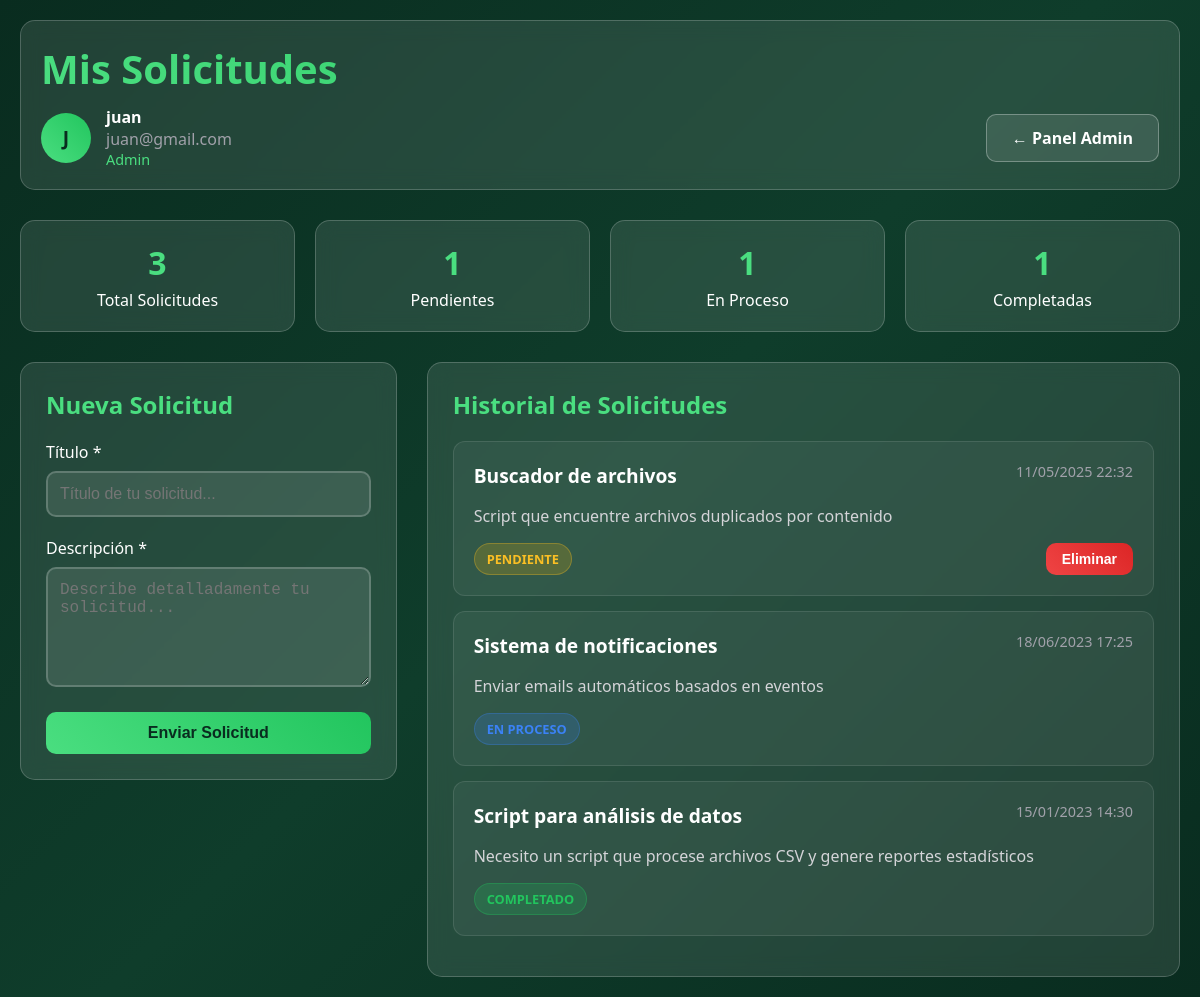
Page /solicitudes.php (signed in) on the committed database.
### tables this page shows
CREATE TABLE solicitudes (
    id INT AUTO_INCREMENT PRIMARY KEY,
    usuario_id INT NOT NULL,
    titulo VARCHAR(255) NOT NULL,
    descripcion TEXT NOT NULL,
    estado ENUM('pendiente', 'en proceso', 'completado', 'rechazado') NOT NULL DEFAULT 'pendiente',
    fecha_creacion TIMESTAMP DEFAULT CURRENT_TIMESTAMP,
    FOREIGN KEY (usuario_id) REFERENCES usuarios(id) ON DELETE CASCADE
);

### database/PDO/Connection.php (called while the page is built, shortened)
<?php
class Connection
{
  private static $instance;
  private $connection;
  public static function getInstance()
  {
    if (!self::$instance instanceof self) {
      self::$instance =  new self;
    }
    return self::$instance;
  }
  public function getConnection()
  {
    return $this->connection;
  }
  private function makeConnection()
  {
    $this->connection = $this->conectarpdo();
  }
  private function conectarpdo()
  {
    $server = "localhost";
    $db = "TiendaScripts";
    $user = "root";
    $password = "caminante";
    try {
      $pdo = new \PDO("mysql:host=$server;dbname=$db", $user, $password, [
        \PDO::ATTR_ERRMODE => \PDO::ERRMODE_EXCEPTION,
        \PDO::ATTR_EMULATE_PREPARES => false
      ]);
      return $pdo;
    } catch (\PDOException $e) {
      echo "error al conectar con la db: " . $e->getMessage();
      die();
    }
  }
}

### app/Controllers/Functions.php (called while the page is built, shortened)
<?php
class Functions
{
  private $connection;
  public function __construct()
  {
    $this->connection = Connection::getInstance()->getConnection();
  }
  public function getSolicitudesByUsuario($usuario_id)
  {
    try {
      $sql = "SELECT * FROM solicitudes WHERE usuario_id = :usuario_id ORDER BY fecha_creacion DESC";
      $stmt = $this->connection->prepare($sql);
      $stmt->execute([':usuario_id' => $usuario_id]);
      return $stmt->fetchAll(\PDO::FETCH_ASSOC);
    } catch (Exception $e) {
      error_log('Error en getSolicitudesByUsuario: ' . $e->getMessage());
      return [];
    }
  }
  public function getEstadisticasSolicitudesUsuario($usuario_id)
  {
    try {
      $sql = "SELECT
                    COUNT(*) as total,
                    SUM(CASE WHEN estado = 'pendiente' THEN 1 ELSE 0 END) as pendientes,
                    SUM(CASE WHEN estado = 'en proceso' THEN 1 ELSE 0 END) as en_proceso,
                    SUM(CASE WHEN estado = 'completado' THEN 1 ELSE 0 END) as completadas,
                    SUM(CASE WHEN estado = 'rechazado' THEN 1 ELSE 0 END) as rechazadas
                FROM solicitudes
                WHERE usuario_id = :usuario_id";
      $stmt = $this->connection->prepare($sql);
      $stmt->execute([':usuario_id' => $usuario_id]);
      $result = $stmt->fetch(\PDO::FETCH_ASSOC);
      return [
        'total' => (int)$result['total'],
        'pendientes' => (int)$result['pendientes'],
        'en_proceso' => (int)$result['en_proceso'],
        'completadas' => (int)$result['completadas'],
        'rechazadas' => (int)$result['rechazadas']
      ];
    } catch (Exception $e) {
      error_log('Error en getEstadisticasSolicitudesUsuario: ' . $e->getMessage());
      return [
        'total' => 0,
        'pendientes' => 0,
        'en_proceso' => 0,
        'completadas' => 0,
        'rechazadas' => 0
      ];
    }
  }
}

### public/solicitudes.php (the view, shortened to what this page needs)
<?php
$funciones = new Functions();
$solicitudes = $funciones->getSolicitudesByUsuario($_SESSION['id']);
$estadisticas = $funciones->getEstadisticasSolicitudesUsuario($_SESSION['id']);
function formatearFecha($fecha)
{
  return date('d/m/Y H:i', strtotime($fecha));
}
function getEstadoClass($estado)
{
  switch ($estado) {
    case 'pendiente':
      return 'estado-pendiente';
    case 'en proceso':
      return 'estado-proceso';
    case 'completado':
      return 'estado-completado';
  }
}
function getIniciales($nombre)
{
  $palabras = explode(' ', $nombre);
  $iniciales = '';
  foreach ($palabras as $palabra) {
    if (!empty($palabra)) {
      $iniciales .= strtoupper($palabra[0]);
    }
  }
  return substr($iniciales, 0, 2);
}
?>
<!DOCTYPE html>
<html lang="es">
<head>
</head>
<body>
  <div class="container">
    <div class="header">
      <h1>Mis Solicitudes</h1>
      <div class="user-info">
        <div class="user-details">
          <div class="user-avatar"><?php echo getIniciales($_SESSION['nombre']); ?></div>
          <div>
            <div><strong><?php echo htmlspecialchars($_SESSION['nombre']); ?></strong></div>
            <div style="color: #a1a1aa;"><?php echo htmlspecialchars($_SESSION['email']); ?></div>
            <div style="color: #4ade80; font-size: 0.9rem;"><?php echo ucfirst($_SESSION['rol']); ?></div>
          </div>
        </div>
        <div>
          <?php if ($_SESSION['rol'] === 'admin'): ?>
            <a href="admin.php" class="btn btn-secondary">← Panel Admin</a>
          <?php else: ?>
            <a href="user.php" class="btn btn-secondary">← Dashboard</a>
          <?php endif; ?>
        </div>
      </div>
    </div>
    <div class="stats-cards">
      <div class="stat-card">
        <div class="stat-number"><?php echo $estadisticas['total']; ?></div>
        <div>Total Solicitudes</div>
      </div>
      <div class="stat-card">
        <div class="stat-number"><?php echo $estadisticas['pendientes']; ?></div>
        <div>Pendientes</div>
      </div>
      <div class="stat-card">
        <div class="stat-number"><?php echo $estadisticas['en_proceso']; ?></div>
        <div>En Proceso</div>
      </div>
      <div class="stat-card">
        <div class="stat-number"><?php echo $estadisticas['completadas']; ?></div>
        <div>Completadas</div>
      </div>
    </div>
    <div class="main-content">
      <div class="form-section">
        <h2>Nueva Solicitud</h2>
        <form method="POST" action="">
          <div class="form-group">
            <label for="titulo">Título *</label>
            <input type="text" id="titulo" name="titulo" required maxlength="255"
              placeholder="Título de tu solicitud...">
          </div>
          <div class="form-group">
            <label for="descripcion">Descripción *</label>
            <textarea id="descripcion" name="descripcion" required
              placeholder="Describe detalladamente tu solicitud..."></textarea>
          </div>
          <button type="submit" class="btn btn-primary" style="width: 100%;">
            Enviar Solicitud
          </button>
        </form>
      </div>
      <div class="solicitudes-section">
        <h2>Historial de Solicitudes</h2>
        <?php if (empty($solicitudes)): ?>
          <div class="empty-state">
            <h3>No tienes solicitudes</h3>
            <p>Crea tu primera solicitud usando el formulario de la izquierda</p>
          </div>
        <?php else: ?>
          <?php foreach ($solicitudes as $solicitud): ?>
            <div class="solicitud-card">
              <div class="solicitud-header">
                <h3 class="solicitud-title"><?php echo htmlspecialchars($solicitud['titulo']); ?></h3>
                <span class="solicitud-fecha"><?php echo formatearFecha($solicitud['fecha_creacion']); ?></span>
              </div>
              <p class="solicitud-descripcion"><?php echo nl2br(htmlspecialchars($solicitud['descripcion'])); ?></p>
              <div class="solicitud-footer">
                <span class="estado-badge <?php echo getEstadoClass($solicitud['estado']); ?>">
                  <?php echo ucfirst($solicitud['estado']); ?>
                </span>
                <?php if ($solicitud['estado'] === 'pendiente'): ?>
                  <form method="POST" action="" style="display: inline;"
                    onsubmit="return confirm('¿Estás seguro de eliminar esta solicitud?');">
                    <button type="submit" class="btn btn-danger">Eliminar</button>
                  </form>
                <?php endif; ?>
              </div>
            </div>
          <?php endforeach; ?>
        <?php endif; ?>
      </div>
    </div>
  </div>
</body>
</html>

### public/solicitudes.php (style rules this page uses)
* { margin: 0; padding: 0; box-sizing: border-box; }
body { font-family: 'Segoe UI', Tahoma, Geneva, Verdana, sans-serif; background: linear-gradient(135deg, #092c1f 0%, #0f3d2b 50%, #092c1f 100%); min-height: 100vh; color: #ffffff; }
.container { max-width: 1200px; margin: 0 auto; padding: 20px; }
.header { background: rgba(255, 255, 255, 0.1); backdrop-filter: blur(10px); padding: 20px; border-radius: 15px; margin-bottom: 30px; border: 1px solid rgba(255, 255, 255, 0.2); }
.header h1 { font-size: 2.5rem; margin-bottom: 10px; background: linear-gradient(45deg, #4ade80, #22c55e); -webkit-background-clip: text; -webkit-text-fill-color: transparent; background-clip: text; }
.user-info { display: flex; justify-content: space-between; align-items: center; flex-wrap: wrap; gap: 15px; }
.user-details { display: flex; align-items: center; gap: 15px; }
.user-avatar { width: 50px; height: 50px; background: linear-gradient(45deg, #4ade80, #22c55e); border-radius: 50%; display: flex; align-items: center; justify-content: center; font-size: 1.2rem; font-weight: bold; color: #092c1f; }
.stats-cards { display: grid; grid-template-columns: repeat(auto-fit, minmax(200px, 1fr)); gap: 20px; margin-bottom: 30px; }
.stat-card { background: rgba(255, 255, 255, 0.1); backdrop-filter: blur(10px); padding: 20px; border-radius: 15px; border: 1px solid rgba(255, 255, 255, 0.2); text-align: center; transition: transform 0.3s ease, box-shadow 0.3s ease; }
.stat-number { font-size: 2rem; font-weight: bold; color: #4ade80; margin-bottom: 5px; }
.main-content { display: grid; grid-template-columns: 1fr 2fr; gap: 30px; }
.form-section { background: rgba(255, 255, 255, 0.1); backdrop-filter: blur(10px); padding: 25px; border-radius: 15px; border: 1px solid rgba(255, 255, 255, 0.2); height: fit-content; }
.form-section h2 { margin-bottom: 20px; color: #4ade80; font-size: 1.5rem; }
.form-group { margin-bottom: 20px; }
.form-group label { display: block; margin-bottom: 8px; color: #ffffff; font-weight: 500; }
.form-group input, .form-group textarea { width: 100%; padding: 12px; border: 2px solid rgba(255, 255, 255, 0.2); border-radius: 10px; background: rgba(255, 255, 255, 0.1); color: #ffffff; font-size: 16px; transition: border-color 0.3s ease, box-shadow 0.3s ease; }
.form-group textarea { resize: vertical; min-height: 120px; }
.btn { padding: 12px 25px; border: none; border-radius: 10px; font-size: 16px; font-weight: 600; cursor: pointer; transition: all 0.3s ease; text-decoration: none; display: inline-block; text-align: center; }
.btn-primary { background: linear-gradient(45deg, #4ade80, #22c55e); color: #092c1f; }
.btn-danger { background: linear-gradient(45deg, #ef4444, #dc2626); color: white; padding: 8px 16px; font-size: 14px; }
.btn-secondary { background: rgba(255, 255, 255, 0.1); color: #ffffff; border: 1px solid rgba(255, 255, 255, 0.3); }
.solicitudes-section { background: rgba(255, 255, 255, 0.1); backdrop-filter: blur(10px); padding: 25px; border-radius: 15px; border: 1px solid rgba(255, 255, 255, 0.2); }
.solicitudes-section h2 { margin-bottom: 20px; color: #4ade80; font-size: 1.5rem; }
.solicitud-card { background: rgba(255, 255, 255, 0.05); border: 1px solid rgba(255, 255, 255, 0.1); border-radius: 12px; padding: 20px; margin-bottom: 15px; transition: all 0.3s ease; }
.solicitud-header { display: flex; justify-content: space-between; align-items: flex-start; margin-bottom: 15px; flex-wrap: wrap; gap: 10px; }
.solicitud-title { font-size: 1.2rem; font-weight: 600; color: #ffffff; margin: 0; }
.solicitud-fecha { color: #a1a1aa; font-size: 0.9rem; }
.solicitud-descripcion { color: #d4d4d8; margin-bottom: 15px; line-height: 1.5; }
.solicitud-footer { display: flex; justify-content: space-between; align-items: center; flex-wrap: wrap; gap: 10px; }
.estado-badge { padding: 6px 12px; border-radius: 20px; font-size: 0.8rem; font-weight: 600; text-transform: uppercase; }
.estado-pendiente { background: rgba(234, 179, 8, 0.2); color: #fbbf24; border: 1px solid rgba(251, 191, 36, 0.3); }
.estado-proceso { background: rgba(59, 130, 246, 0.2); color: #3b82f6; border: 1px solid rgba(59, 130, 246, 0.3); }
.estado-completado { background: rgba(34, 197, 94, 0.2); color: #22c55e; border: 1px solid rgba(34, 197, 94, 0.3); }

### rows in the picture
solicitudes: titulo "Buscador de archivos", fecha_creacion "11/05/2025 22:32", descripcion "Script que encuentre archivos duplicados por contenido", estado "PENDIENTE"
solicitudes: titulo "Sistema de notificaciones", fecha_creacion "18/06/2023 17:25", descripcion "Enviar emails automáticos basados en eventos", estado "EN PROCESO"
solicitudes: titulo "Script para análisis de datos", fecha_creacion "15/01/2023 14:30", descripcion "Necesito un script que procese archivos CSV y genere reportes estadísticos", estado "COMPLETADO"

### other values in the picture
getIniciales($_SESSION['nombre']) "J"
$_SESSION['nombre'] "juan"
$_SESSION['email'] "juan@gmail.com"
$_SESSION['rol'] "Admin"
$estadisticas['total'] "3"
$estadisticas['pendientes'] "1"
$estadisticas['en_proceso'] "1"
$estadisticas['completadas'] "1"
